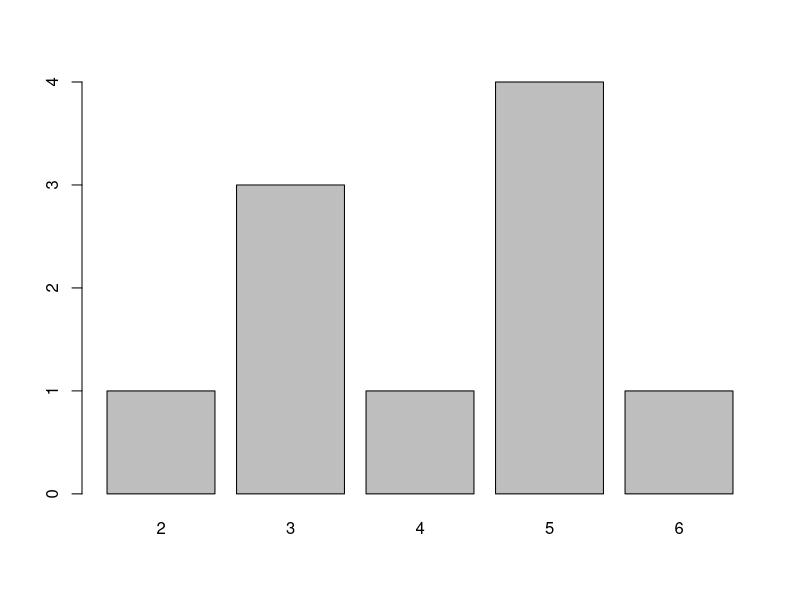

Write the R code that produced this figure. (Note: this script raises an error after producing the figure.)
#Studying bar plots from link - http://www.theanalysisfactor.com/r-11-bar-charts/
#create a simple table of counts of the elements in a data set
H <- c(2,3,3,3,4,5,5,5,5,6)

#count the elements using the table() command, as follows:
counts <- table(H)
counts
H

#plot the counts
barplot(counts)


#plot complex barplot
barplot(B, main="MY NEW BARPLOT", xlab="LETTERS", ylab="MY Y VALUES", names.arg=c("A","B","C","D","E","F","G"),
        border="red", density=c(90, 70, 50, 40, 30, 20, 10))


#Another complex bar chart
data <- structure(list(W= c(1L, 3L, 6L, 4L, 9L), X = c(2L, 5L, 
                                                       4L, 5L, 12L), Y = c(4L, 4L, 6L, 6L, 16L), Z = c(3L, 5L, 
                                                                                                       6L, 7L, 6L)), .Names = c("W", "X", "Y", "Z"), class = "data.frame", row.names = c(NA, -5L))
attach(data)
print(data)

#creating side-by-side bar plots using differnt colors
#First, set colors
colours <- c("red", "orange", "blue", "yellow", "green")
#plot a bar chart of the four variables, with adjacent bars, 
#using the as.matrix() command and the argument beside = T.
barplot(as.matrix(data), main="My Barchart", ylab = "Numbers", cex.lab = 1.5, cex.main = 1.4, beside=TRUE, col=colours)


#create a legend at the top-left corner. 
#To create a legend without a frame, include: bty=”n”. 
#The bty argument controls legend borders.
legend("topleft", c("First","Second","Third","Fourth","Fifth"), cex=1.3, bty="n", fill=colours)


#Another complex bar chart from timesheet

data <- structure(list(M= c(4.25L, 4.75L, 0L, 1.5L, 4.5L, 1.5L, 7.5L), 
                       T = c(2.75L, 6.25L,0.25L, 1.25L, 6.25L, 0.75L, 6.5L), 
                       W = c(1L, 4L, 0L, 4.5L, 6.5L, 0.25L, 6.75L), 
                       Th = c(4L, 4.5L, 0.25L, 1.5L, 5.25L, 0.5L, 8L), 
                       F = c(1.25L, 3.25L, 1.75L, 1.75L, 7.25L, 1L, 7.75L), 
                       S = c(0.25L, 7L, 0.5L, 1.25L, 2.25L, 1L, 11.75L), 
                       Su = c(1.75L, 4.5L, 0L, 2L, 4.5L, 2L, 9.25L)), 
                  .Names = c("Mon", "Tue", "Wed", "Thu", "Fri", "Sat", "Sun"), class = "data.frame", row.names = c(NA, -7L))
attach(data)
print(data)

#creating side-by-side bar plots using differnt colors
#First, set colors
colours <- c("orange", "green", "blue", "yellow", "purple", "red", "black")
#plot a bar chart of the four variables, with adjacent bars, 
#using the as.matrix() command and the argument beside = T.
barplot(as.matrix(data), main="Time Analysis", ylab = "Hours", cex.lab = 1.5, cex.main = 1.4, beside=TRUE, col=colours)


#create a legend at the top-left corner. 
#To create a legend without a frame, include: bty=”n”. 
#The bty argument controls legend borders.
legend("topleft", c("Work","Family","Friends","Cooking","Chores", "Leisure", "Sleep"), cex=1.3, bty="n", fill=colours)

